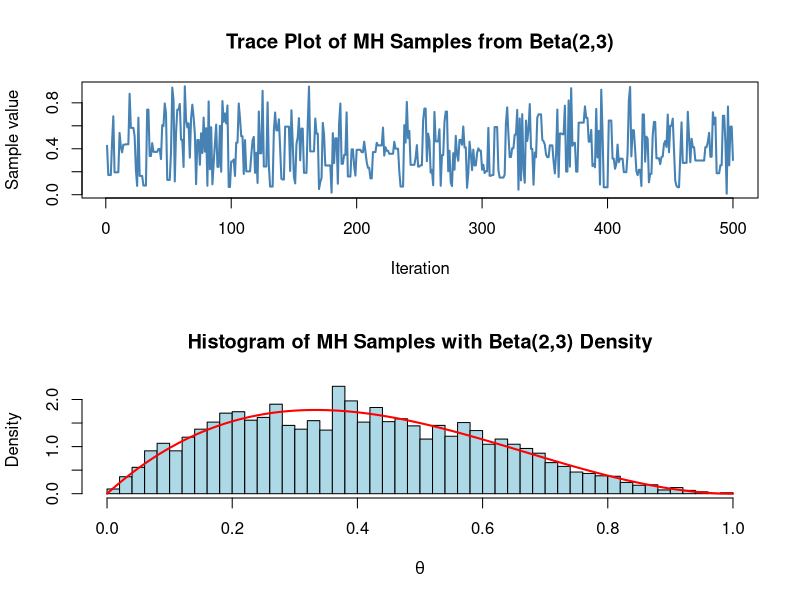

Generate this figure with R:
# Target distribution parameters
a <- 2
b <- 3
N <- 5000  # Number of samples

# Initialize vectors
X <- numeric(N)
alpha <- numeric(N)

# Initial value for the chain (sampled from Uniform(0,1))
X[1] <- runif(1)

# Metropolis-Hastings sampling
for (n in 2:N) {
  proposal <- runif(1)  # Propose a new value from Uniform(0,1)
  
  # Compute acceptance probability
  alpha[n] <- min(1, dbeta(proposal, a, b) / dbeta(X[n - 1], a, b))
  
  # Accept/reject the proposal
  if (runif(1) < alpha[n]) {
    X[n] <- proposal  # Accept the proposal
  } else {
    X[n] <- X[n - 1]  # Reject: stay at the current state
  }
}

par(mfrow=c(2,1))
# Trace plot of the last 500 samples to assess mixing
plot(X[(N - 499):N], type = "l", lwd = 2, col = "steelblue",
     ylab = "Sample value", xlab = "Iteration",
     main = "Trace Plot of MH Samples from Beta(2,3)")

# Histogram with true density overlaid
hist(X, breaks = 40, probability = TRUE, col = "lightblue",
     main = "Histogram of MH Samples with Beta(2,3) Density",
     xlab = expression(theta))
curve(dbeta(x, a, b), add = TRUE, col = "red", lwd = 2)

# Report the mean acceptance rate
cat("Mean acceptance rate:", round(mean(alpha[-1]), 3), "\n")
